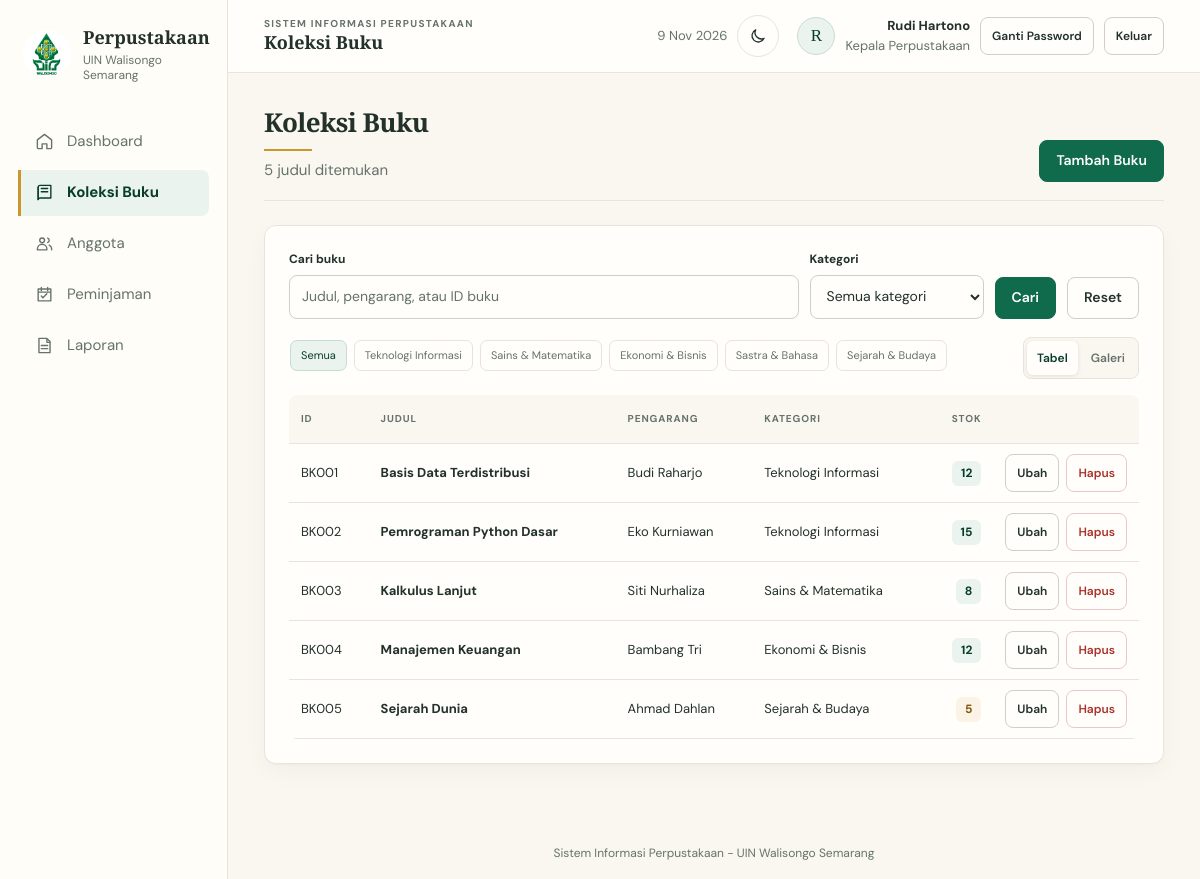
The page /modules/buku/index.php (signed in) on the database its author committed.
### tables this page shows
CREATE TABLE IF NOT EXISTS kategori (
  id_kategori VARCHAR(10) PRIMARY KEY,
  nama_kategori VARCHAR(50) NOT NULL
);

CREATE TABLE IF NOT EXISTS buku (
  id_buku VARCHAR(10) PRIMARY KEY,
  judul VARCHAR(100) NOT NULL,
  pengarang VARCHAR(100) NOT NULL,
  id_kategori VARCHAR(10) NOT NULL,
  stok INT NOT NULL,
  FOREIGN KEY (id_kategori) REFERENCES kategori(id_kategori) ON DELETE CASCADE
);

### includes/helpers.php (called while the page is built, shortened)
<?php
function e($s): string
{
    return htmlspecialchars((string)$s, ENT_QUOTES, 'UTF-8');
}
function url(string $path = ''): string
{
    return BASE_URL . ltrim($path, '/');
}
function paginate(PDO $pdo, string $countSql, array $params, int $perPage = 8): array
{
    $st = $pdo->prepare($countSql);
    $st->execute($params);
    $total = (int)$st->fetchColumn();
    $pages = max(1, (int)ceil($total / $perPage));
    $page = min(max(1, (int)($_GET['page'] ?? 1)), $pages);
    return ['total' => $total, 'pages' => $pages, 'page' => $page, 'per' => $perPage, 'offset' => ($page - 1) * $perPage];
}

### modules/buku/index.php (the view, shortened to what this page needs)
<?php
require __DIR__ . '/../../includes/bootstrap.php';
$q = trim($_GET['q'] ?? '');
$kat = $_GET['kategori'] ?? '';
$where = ' WHERE 1=1'; $params = [];
$pg = paginate($pdo, 'SELECT COUNT(*) FROM buku b' . $where, $params);
$st = $pdo->prepare('SELECT b.*, k.nama_kategori FROM buku b JOIN kategori k ON b.id_kategori=k.id_kategori'
    . $where . ' ORDER BY b.id_buku LIMIT ' . (int)$pg['per'] . ' OFFSET ' . (int)$pg['offset']);
$st->execute($params); $rows = $st->fetchAll();
$kategori = $pdo->query('SELECT * FROM kategori ORDER BY id_kategori')->fetchAll();
?>
<div class="head">
  <div><h1>Koleksi Buku</h1><p class="sub"><?= $pg['total'] ?> judul ditemukan</p></div>
  <a class="btn" href="<?= e(url('modules/buku/form.php')) ?>">Tambah Buku</a>
</div>
<div class="card">
  <form class="filter" method="get" action="<?= e(url('modules/buku/index.php')) ?>">
    <div class="grow"><label for="q-book">Cari buku</label><input id="q-book" name="q" value="<?= e($q) ?>" placeholder="Judul, pengarang, atau ID buku"></div>
    <div><label for="category-filter">Kategori</label>
      <select id="category-filter" name="kategori"><option value="">Semua kategori</option>
        <?php foreach ($kategori as $k): ?>
          <option value="<?= e($k['id_kategori']) ?>" <?= $kat === $k['id_kategori'] ? 'selected' : '' ?>><?= e($k['nama_kategori']) ?></option>
        <?php endforeach; ?></select></div>
    <button class="btn">Cari</button>
    <a class="btn ghost" href="<?= e(url('modules/buku/index.php')) ?>">Reset</a>
  </form>
  <div class="collection-toolbar">
    <div class="category-chips" aria-label="Filter kategori">
      <a class="<?= $kat === '' ? 'selected' : '' ?>" href="<?= e(url('modules/buku/index.php' . ($q !== '' ? '?q=' . rawurlencode($q) : ''))) ?>">Semua</a>
      <?php foreach ($kategori as $k): ?>
        <a class="<?= $kat === $k['id_kategori'] ? 'selected' : '' ?>" href="<?= e(url('modules/buku/index.php?' . http_build_query(array_filter(['q' => $q, 'kategori' => $k['id_kategori']], static fn($v) => $v !== '')))) ?>"><?= e($k['nama_kategori']) ?></a>
      <?php endforeach; ?>
    </div>
    <div class="view-switch" role="group" aria-label="Tampilan koleksi">
      <button type="button" class="selected" data-view-select="table" aria-pressed="true">Tabel</button>
      <button type="button" data-view-select="gallery" aria-pressed="false">Galeri</button>
    </div>
  </div>
  <div class="collection-table" data-collection-view="table"><div class="table-scroll"><table>
    <tr><th>ID</th><th>Judul</th><th>Pengarang</th><th>Kategori</th><th class="r">Stok</th><th></th></tr>
    <?php foreach ($rows as $r): ?>
      <tr>
        <td><?= e($r['id_buku']) ?></td>
        <td><b><?= e($r['judul']) ?></b></td>
        <td><?= e($r['pengarang']) ?></td>
        <td><?= e($r['nama_kategori']) ?></td>
        <td class="r"><span class="badge <?= $r['stok'] == 0 ? 'b-red' : ($r['stok'] <= STOK_RENDAH ? 'b-amb' : 'b-ok') ?>"><?= (int)$r['stok'] ?></span></td>
        <td class="r"><div class="actions actions-end">
          <a class="btn ghost sm" href="<?= e(url('modules/buku/form.php?id=' . rawurlencode($r['id_buku']))) ?>">Ubah</a>
          <form method="post" action="<?= e(url('modules/buku/index.php')) ?>" data-confirm="Buku ini akan dihapus. Tindakan ini tidak dapat dibatalkan." data-confirm-title="Hapus buku" data-confirm-action="Hapus">
            <button class="btn danger sm">Hapus</button></form>
        </div></td>
      </tr>
    <?php endforeach; ?>
  </table></div></div>
</div>

### assets/css/base.css (style rules this page uses)
:root { color-scheme: light; --green: #0f6b4b; --green-dark: #083d2b; --green-pale: #eaf3ee; --green-border: #c6ddd1; --gold: #c9972b; --gold-pale: #fbf4e5; --yellow: #805713; --yellow-pale: #fbf3e5; --yellow-border: #ead9b9; --red: #a9322a; --red-pale: #f8eae8; --red-border: #ebc6c4; --ink: #23312b; --muted: #65736c; --line: #e8e4da; --input-line: #cfcfc4; --surface: #fffefa; --canvas: #faf7f0; --sidebar-surface: #fffdf8; --hover-surface: #f3f1e9; --table-hover: #f8f6f0; --neutral-pale: #eeece4; --placeholder: #65736c; --focus-ring: #0f6b4b; --overlay: rgba(8, 30, 21, .46); --overlay-light-bg: rgba(8, 30, 21, .42); --print-ink: #000; --print-line: #888; --radius-sm: 8px; --radius: 12px; --radius-lg: 16px; --shadow-card: 0 1px 2px rgba(34, 40, 32, .035), 0 8px 24px rgba(34, 40, 32, .035); --shadow-hover: 0 8px 24px rgba(34, 40, 32, .09); --space-1: 4px; --space-2: 8px; --space-3: 12px; --space-4: 16px; --space-6: 24px; --space-8: 32px; --serif: "Playfair Display", Georgia, serif; --sans: "DM Sans", "Segoe UI", Arial, sans-serif; }
* { box-sizing: border-box; }
html { min-width: 320px; scroll-behavior: smooth; }
body { margin: 0; overflow-x: hidden; background: var(--canvas); color: var(--ink); font: 400 15px/1.55 var(--sans); -webkit-font-smoothing: antialiased; }
a { color: var(--green); }
a, button, input, select { font-family: inherit; }
button, select, input[type="submit"] { cursor: pointer; }
h1, h2, h3, p { margin-top: 0; }
h1, h2 { font-family: var(--serif); font-weight: 600; letter-spacing: -.025em; }
h1 { margin-bottom: var(--space-1); font-size: clamp(26px, 2vw, 34px); line-height: 1.22; }
.r, .stat .n { font-variant-numeric: tabular-nums; }
@media (prefers-reduced-motion: no-preference) { .card, .stat, .head, .welcome-banner, .table-scroll, .book-tile, .form-card { animation: enter 360ms both; } }
@media (prefers-reduced-motion: no-preference) { .content > :nth-child(2) { animation-delay: 40ms; } }

### assets/css/layout.css (style rules this page uses)
.head { display: flex; align-items: flex-end; justify-content: space-between; gap: 18px; margin-bottom: 24px; border-bottom: 1px solid var(--line); padding-bottom: 18px; }
.head h1::after { display: block; width: 48px; height: 2px; margin-top: 10px; background: var(--gold); content: ""; }
.head .sub { margin: 8px 0 0; color: var(--muted); }

### rows shown on the page
kategori: nama_kategori "Teknologi Informasi"
kategori: nama_kategori "Sains & Matematika"
kategori: nama_kategori "Ekonomi & Bisnis"
kategori: nama_kategori "Sastra & Bahasa"
kategori: nama_kategori "Sejarah & Budaya"
buku: id_buku "BK001", judul "Basis Data Terdistribusi", pengarang "Budi Raharjo", id_kategori.nama_kategori "Teknologi Informasi", stok "12"
buku: id_buku "BK002", judul "Pemrograman Python Dasar", pengarang "Eko Kurniawan", id_kategori.nama_kategori "Teknologi Informasi", stok "15"
buku: id_buku "BK003", judul "Kalkulus Lanjut", pengarang "Siti Nurhaliza", id_kategori.nama_kategori "Sains & Matematika", stok "8"
buku: id_buku "BK004", judul "Manajemen Keuangan", pengarang "Bambang Tri", id_kategori.nama_kategori "Ekonomi & Bisnis", stok "12"
buku: id_buku "BK005", judul "Sejarah Dunia", pengarang "Ahmad Dahlan", id_kategori.nama_kategori "Sejarah & Budaya", stok "5"

### other values the page prints
$label "Dashboard"
$label "Koleksi Buku"
$label "Anggota"
$label "Peminjaman"
$label "Laporan"
$title "Koleksi Buku"
mb_strtoupper(mb_substr($u['nama_petugas'], 0, 1)) "R"
$u['nama_petugas'] "Rudi Hartono"
$u['jabatan'] "Kepala Perpustakaan"
$pg['total'] "5"
